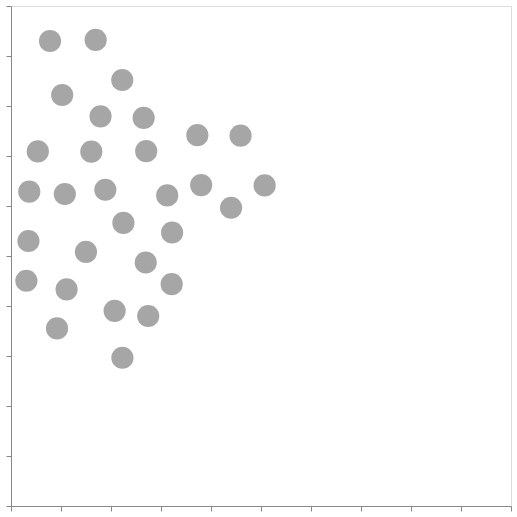

Notebook source saved alongside this figure:
### Code cell
# or else the dots look more condensed 
create_plot(optimization_on=False)[0]

### Figure 1 — Vega-Lite specification as saved in the notebook (floating-point values rounded to 4 significant figures)
{"config": {"view": {"continuousWidth": 300, "continuousHeight": 300}}, "data": {"name": "data-9f817a299f31c02d7603bf8a7505af31"}, "mark": {"type": "point", "color": "gray", "filled": true, "size": 490.9}, "encoding": {"x": {"axis": {"labels": false, "grid": false, "title": null}, "field": "column_0", "scale": {"domain": [0, 500]}, "type": "quantitative"}, "y": {"axis": {"labels": false, "grid": false, "title": null}, "field": "column_1", "scale": {"domain": [0, 500]}, "type": "quantitative"}}, "height": 500, "width": 500, "$schema": "https://vega.github.io/schema/vega-lite/v6.1.0.json", "datasets": {"data-9f817a299f31c02d7603bf8a7505af31": [{"column_0": 53.82, "column_1": 312.0}, {"column_0": 26.8, "column_1": 354.6}, {"column_0": 17.44, "column_1": 265.0}, {"column_0": 80.32, "column_1": 354.3}, {"column_0": 18.28, "column_1": 314.3}, {"column_0": 94.32, "column_1": 316.2}, {"column_0": 74.95, "column_1": 254.1}, {"column_0": 89.53, "column_1": 389.6}, {"column_0": 51.18, "column_1": 411.0}, {"column_0": 135.2, "column_1": 354.8}, {"column_0": 84.63, "column_1": 466.1}, {"column_0": 39.01, "column_1": 465.0}, {"column_0": 111.2, "column_1": 426.0}, {"column_0": 112.4, "column_1": 283.1}, {"column_0": 134.7, "column_1": 243.5}, {"column_0": 55.6, "column_1": 216.7}, {"column_0": 103.6, "column_1": 195.1}, {"column_0": 15.38, "column_1": 225.3}, {"column_0": 186.3, "column_1": 370.8}, {"column_0": 156.2, "column_1": 310.6}, {"column_0": 132.7, "column_1": 388.1}, {"column_0": 190.2, "column_1": 320.9}, {"column_0": 220.1, "column_1": 298.2}, {"column_0": 161.1, "column_1": 273.5}, {"column_0": 46.03, "column_1": 177.6}, {"column_0": 111.4, "column_1": 148.2}, {"column_0": 137.2, "column_1": 190.0}, {"column_0": 160.7, "column_1": 221.9}, {"column_0": 253.7, "column_1": 320.6}, {"column_0": 229.6, "column_1": 370.3}]}}
